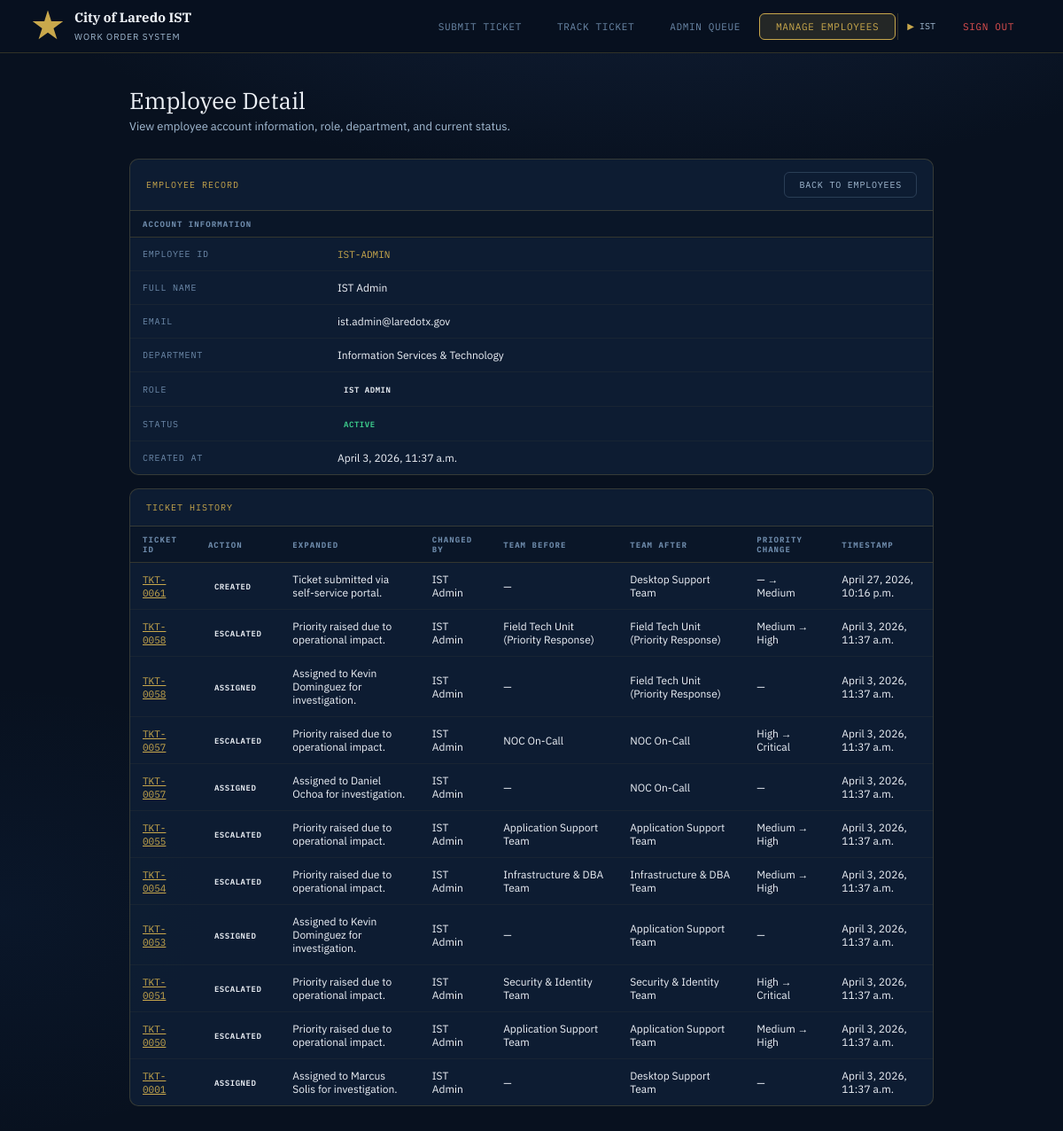
/manage_employees/134/ (signed in), run on the app's committed database.
### tickets/models.py (models this page shows, shortened)
class Employee(models.Model):
    employee_id = models.CharField("Employee ID", max_length=30, unique=True)
    first_name  = models.CharField("First Name",  max_length=60)
    last_name   = models.CharField("Last Name",   max_length=60)
    email       = models.EmailField("Email",       unique=True)
    department  = models.CharField("Department",   max_length=80,
                                   choices=DEPARTMENT_CHOICES)
    role        = models.CharField("Role", max_length=10,
                                   choices=EmployeeRole.choices,
                                   default=EmployeeRole.DEPT)
    password    = models.CharField("Password Hash", max_length=256)
    is_active   = models.BooleanField("Active", default=True)
    created_at  = models.DateTimeField(auto_now_add=True)
    class Meta:
        ordering    = ["last_name", "first_name"]
        verbose_name = "Employee"
        verbose_name_plural = "Employees"
    @property
    def full_name(self) -> str:
        return f"{self.first_name} {self.last_name}"

class TicketHistory(models.Model):
    ticket      = models.ForeignKey(
        Ticket, on_delete=models.CASCADE, related_name="history"
    )
    action      = models.CharField(
        max_length=20, choices=HistoryAction.choices
    )
    note        = models.TextField("Note", blank=True)
    changed_by  = models.CharField("Changed By", max_length=120, blank=True)
    priority_before = models.IntegerField(null=True, blank=True)
    priority_after  = models.IntegerField(null=True, blank=True)
    team_before = models.CharField(max_length=100, blank=True)
    team_after  = models.CharField(max_length=100, blank=True)
    timestamp   = models.DateTimeField(auto_now_add=True)
    class Meta:
        ordering = ["timestamp"]
        verbose_name = "Ticket History Entry"
        verbose_name_plural = "Ticket History"
    @property
    def priority_before_label(self):
        return PRIORITY_LABELS.get(self.priority_before, "") if self.priority_before else ""
    @property
    def priority_after_label(self):
        return PRIORITY_LABELS.get(self.priority_after, "") if self.priority_after else ""

class Ticket(models.Model):
    ticket_id   = models.CharField(max_length=20, unique=True, editable=False)
    submitter   = models.ForeignKey(
        Employee, null=True, blank=True,
        on_delete=models.SET_NULL,
        related_name="tickets",
        verbose_name="Submitted By",
    )
    name        = models.CharField("Full Name",    max_length=120)
    employee_id = models.CharField("Employee ID",  max_length=30)
    department  = models.CharField("Department",   max_length=80,
                                   choices=DEPARTMENT_CHOICES)
    email       = models.EmailField("Contact Email")
    category    = models.CharField("Category",    max_length=30,
                                   choices=CATEGORY_CHOICES)
    subtype     = models.CharField("Sub-Type",    max_length=30,
                                   choices=SUBTYPE_CHOICES, blank=True)
    issue_type  = models.CharField("Issue Type",  max_length=40,
                                   choices=ISSUE_TYPE_CHOICES, blank=True)
    title       = models.CharField("Brief Summary",      max_length=120)
    description = models.TextField("Detailed Description", blank=True)
    asset_tag   = models.CharField("Asset Tag",  max_length=40, blank=True)
    location    = models.CharField("Location",   max_length=80, blank=True)
    phone_ext   = models.CharField("Phone Ext",  max_length=10, blank=True)
    user_priority = models.IntegerField(
        "User-Selected Priority",
        choices=PRIORITY_CHOICES, default=4,
    )
    routing_tier               = models.CharField("Dept Tier",         max_length=30,  blank=True)
    routing_tier_label         = models.CharField("Tier Label",        max_length=60,  blank=True)
    routing_team               = models.CharField("Assigned Team",     max_length=100, blank=True)
    routing_sla                = models.CharField("SLA Target",        max_length=20,  blank=True)
    routing_effective_priority = models.IntegerField("Effective Priority", default=4)
    routing_was_modified       = models.BooleanField("Priority Auto-Adjusted", default=False)
    routing_reasons            = models.TextField("Routing Reasons (JSON)", blank=True)
    routing_escalation_path    = models.TextField("Escalation Path (JSON)",  blank=True)
    status       = models.CharField(max_length=20, choices=TicketStatus.choices,
                                    default=TicketStatus.OPEN)
    submitted_at = models.DateTimeField(auto_now_add=True)
    updated_at   = models.DateTimeField(auto_now=True)
    class Meta:
        ordering = ["-submitted_at"]
        verbose_name = "Ticket"
        verbose_name_plural = "Tickets"

### tickets/views.py (the view)
# urls.py: path("manage_employees/<int:employee_id>/", views.employee_detail, name="employee_detail"),
@ist_required
def employee_detail(request, employee_id):
    employee = get_object_or_404(Employee, id=employee_id)
    history_records = TicketHistory.objects.filter(changed_by=employee.full_name).order_by("-timestamp")
    context = {
        "employee": employee,
        "history_records": history_records,
    }
    return render(request, "tickets/employee_detail.html", context)

### tickets/views.py (called while the page is built)
def ist_required(view_fn):
    @wraps(view_fn)
    def wrapper(request, *args, **kwargs):
        if not request.session.get("employee_pk"):
            return redirect("employee_login")
        role = request.session.get("employee_role", "dept")
        if role not in ("ist", "admin"):
            return redirect("submit_ticket")
        return view_fn(request, *args, **kwargs)
    return wrapper

### tickets/templates/tickets/employee_detail.html (shortened to what this page needs)
{% extends "tickets/base.html" %}
{% block nav_manage %}active{% endblock %}
{% block content %}
<div class="ph">
  <h1>Employee Detail</h1>
  <p>View employee account information, role, department, and current status.</p>
</div>
<div class="table-card"style="margin-bottom:15px">
  <div class="ttb">
    <span class="ttb-title">Employee Record</span>
    <div style="display:flex;gap:6px">
      <a href="{% url 'manage_employees' %}" class="btn btn-ghost btn-sm">
        Back to Employees
      </a>
    </div>
  </div>
  <table>
    <thead>
      <tr>
        <th colspan="2">Account Information</th>
      </tr>
    </thead>
    <tbody>
      <tr>
        <td style="width:220px;font-family:'IBM Plex Mono',monospace;font-size:10px;color:var(--steel);text-transform:uppercase;letter-spacing:.08em;">
          Employee ID
        </td>
        <td><span class="tid">{{ employee.employee_id }}</span></td>
      </tr>
      <tr>
        <td style="font-family:'IBM Plex Mono',monospace;font-size:10px;color:var(--steel);text-transform:uppercase;letter-spacing:.08em;">
          Full Name
        </td>
        <td>{{ employee.full_name }}</td>
      </tr>
      <tr>
        <td style="font-family:'IBM Plex Mono',monospace;font-size:10px;color:var(--steel);text-transform:uppercase;letter-spacing:.08em;">
          Email
        </td>
        <td>{{ employee.email }}</td>
      </tr>
      <tr>
        <td style="font-family:'IBM Plex Mono',monospace;font-size:10px;color:var(--steel);text-transform:uppercase;letter-spacing:.08em;">
          Department
        </td>
        <td>{{ employee.department }}</td>
      </tr>
      <tr>
        <td style="font-family:'IBM Plex Mono',monospace;font-size:10px;color:var(--steel);text-transform:uppercase;letter-spacing:.08em;">
          Role
        </td>
        <td>
          <span class="badge">
            {{ employee.get_role_display }}
          </span>
        </td>
      </tr>
      <tr>
        <td style="font-family:'IBM Plex Mono',monospace;font-size:10px;color:var(--steel);text-transform:uppercase;letter-spacing:.08em;">
          Status
        </td>
        <td>
          {% if employee.is_active %}
            <span class="badge" style="color:var(--green-2);border-color:rgba(62,207,142,.3);">
              Active
            </span>
          {% else %}
            <span class="badge" style="color:var(--red-2);border-color:rgba(224,80,80,.3);">
              Inactive
            </span>
          {% endif %}
        </td>
      </tr>
      <tr>
        <td style="font-family:'IBM Plex Mono',monospace;font-size:10px;color:var(--steel);text-transform:uppercase;letter-spacing:.08em;">
          Created At
        </td>
        <td>{{ employee.created_at }}</td>
      </tr>
    </tbody>
  </table>
</div>
<div class="table-card">
  <div class="ttb">
    <span class="ttb-title">Ticket History</span>
    </div>
    <table>
      <thead>
        <tr>
          <th>Ticket ID</th>
          <th>Action</th>
          <th>Expanded</th>
          <th>Changed By</th>
          <th>Team Before</th>
          <th>Team After</th>
          <th>Priority Change</th>
          <th>Timestamp</th>
        </tr>
      </thead>
      <tbody>
        {% for record in history_records %}
        <tr>
          <td>
            <a href="{% url 'ticket_detail' record.ticket.ticket_id %}" class="tid">
              {{ record.ticket.ticket_id }}
          </td>
          <td>
            <span class="badge">{{ record.action }}</span>
          </td>
          <td style="max-width:260px;">
            {% if record.note %}
              {{ record.note }}
            {% else %}
              —
            {% endif %}
          </td>
          <td>{{ record.changed_by|default:"—" }}</td>
          <td>{{ record.team_before|default:"—" }}</td>
          <td>{{ record.team_after|default:"—" }}</td>
          <td>
            {% if record.priority_before or record.priority_after %}
              {{ record.priority_before_label|default:"—" }} → {{ record.priority_after_label|default:"—" }}
            {% else %}
              —
            {% endif %}
          </td>
          <td>{{ record.timestamp }}</td>
        </tr>
        {% empty %}
        <tr>
          <td colspan="8" style="text-align:center;padding:24px;color:var(--steel)">
            No ticket history found for this employee.
          </td>
        </tr>
        {% endfor %}
      </tbody>
    </table>
  </div>
</div>
{% endblock %}

### tickets/templates/tickets/base.html (shortened to what this page needs)
<!DOCTYPE html>
<html lang="en">
<head>
</head>
<body>
<nav>
  <a class="brand" href="{% url 'submit_ticket' %}">
    <div class="brand-icon"></div>
    <div class="brand-text">
      <strong>City of Laredo IST</strong>
      <span>Work Order System</span>
    </div>
  </a>
  <div class="nav-links">
    <a class="nav-link {% block nav_submit %}{% endblock %}" href="{% url 'submit_ticket' %}">Submit Ticket</a>
    <a class="nav-link {% block nav_lookup %}{% endblock %}" href="{% url 'ticket_lookup' %}">Track Ticket</a>
    {% if request.session.employee_role == "ist" or request.session.employee_role == "admin" %}
    <a class="nav-link {% block nav_admin %}{% endblock %}" href="{% url 'admin_queue' %}">Admin Queue</a>
    <a class="nav-link {% block nav_manage %}{% endblock %}" href="{% url 'manage_employees' %}">Manage Employees</a>
    {% endif %}
    {% if request.session.employee_name %}
      <span style="font-family:'IBM Plex Mono',monospace;font-size:10px;color:var(--steel-2);padding:0 10px;display:flex;align-items:center;gap:6px;border-left:1px solid var(--border)">
        <span style="color:var(--gold)">&#9654;</span>
        {{ request.session.employee_name }}
      </span>
      <a class="nav-link" href="{% url 'employee_logout' %}" style="color:var(--red-2)">Sign Out</a>
    {% else %}
      <a class="nav-link" href="{% url 'employee_login' %}" style="border-color:rgba(201,168,76,.3)">Sign In</a>
    {% endif %}
  </div>
</nav>
<div class="page">
  {% block content %}{% endblock %}
</body>
</html>

### tickets/templates/tickets/base.html (style rules this page uses)
:root { --navy:#08111f; --navy-2:#0f1e35; --navy-3:#162845; --navy-4:#1e3358; --gold:#c9a84c; --gold-2:#e2c060; --gold-dim:rgba(201,168,76,.15); --gold-border:rgba(201,168,76,.28); --steel:#6d8aaa; --steel-2:#a4bcd4; --white:#eef2f8; --red:#b83232; --red-2:#e05050; --amber:#c47b14; --amber-2:#f0a030; --blue:#2a6fd4; --blue-2:#70a8f0; --green:#1a7050; --green-2:#3ecf8e; --purple:#6040b0; --purple-2:#a080e0; --border:rgba(201,168,76,.22); --card:rgba(15,30,53,.9); --r:6px; --rl:10px; }
* { box-sizing:border-box;margin:0;padding:0; }
html { scroll-behavior:smooth; }
body { font-family:'IBM Plex Sans',sans-serif;background:var(--navy);color:var(--white);min-height:100vh; background-image:radial-gradient(ellipse 120% 60% at 60% -20%,rgba(30,51,88,.7) 0%,transparent 60%), radial-gradient(ellipse 60% 40% at 0% 80%,rgba(42,111,212,.06) 0%,transparent 50%); }
nav { display:flex;align-items:center;justify-content:space-between;padding:0 36px;height:60px; background:rgba(8,17,31,.97);border-bottom:1px solid var(--border);position:sticky;top:0;z-index:200;backdrop-filter:blur(12px); }
.brand { display:flex;align-items:center;gap:12px;text-decoration:none; }
.brand-icon { width:36px;height:36px;background:var(--gold);flex-shrink:0; clip-path:polygon(50% 0%,61% 35%,98% 35%,68% 57%,79% 91%,50% 70%,21% 91%,32% 57%,2% 35%,39% 35%); }
.brand-text strong { display:block;font-family:'IBM Plex Serif',serif;font-size:15px;color:var(--white); }
.brand-text span { font-size:10px;color:var(--steel-2);letter-spacing:.1em;text-transform:uppercase; }
.nav-links { display:flex;gap:2px; }
.nav-link { padding:7px 18px;border:1px solid transparent;background:none;color:var(--steel); font-family:'IBM Plex Mono',monospace;font-size:11px;letter-spacing:.06em;text-transform:uppercase; cursor:pointer;border-radius:var(--r);transition:all .18s;text-decoration:none;display:inline-flex;align-items:center;gap:6px; }
.nav-link.active { color:var(--gold);background:var(--gold-dim);border-color:var(--gold); }
.page { padding:36px;max-width:980px;margin:0 auto;animation:fadeUp .25s ease; }
.ph { margin-bottom:28px; }
.ph h1 { font-family:'IBM Plex Serif',serif;font-size:26px;font-weight:400;margin-bottom:4px; }
.ph p { color:var(--steel-2);font-size:13px; }
.btn { padding:10px 24px;border-radius:var(--r);font-family:'IBM Plex Mono',monospace;font-size:11px; letter-spacing:.08em;text-transform:uppercase;cursor:pointer;border:none;transition:all .18s;text-decoration:none;display:inline-block; }
.btn-ghost { background:none;border:1px solid rgba(109,138,170,.3);color:var(--steel-2); }
.btn-sm { padding:7px 16px;font-size:10px; }
.badge { display:inline-block;padding:2px 7px;border-radius:3px;font-family:'IBM Plex Mono',monospace; font-size:9px;font-weight:600;letter-spacing:.06em;text-transform:uppercase; }
.table-card { background:var(--card);border:1px solid var(--border);border-radius:var(--rl);overflow:hidden; }
.ttb { display:flex;align-items:center;justify-content:space-between;padding:14px 18px;border-bottom:1px solid var(--border); }
.ttb-title { font-family:'IBM Plex Mono',monospace;font-size:10px;letter-spacing:.1em;text-transform:uppercase;color:var(--gold); }
table { width:100%;border-collapse:collapse; }
thead th { text-align:left;padding:9px 14px;font-family:'IBM Plex Mono',monospace;font-size:9px; letter-spacing:.12em;text-transform:uppercase;color:var(--steel); background:rgba(8,17,31,.5);border-bottom:1px solid var(--border); }
tbody tr { border-bottom:1px solid rgba(201,168,76,.06);transition:background .14s; }
tbody tr:last-child { border-bottom:none; }
tbody td { padding:11px 14px;font-size:12px;vertical-align:middle; }
.tid { font-family:'IBM Plex Mono',monospace;font-size:11px;color:var(--gold); }

### data on the page
Employee: session.employee_name "IST", employee_id "IST-ADMIN", full_name "IST Admin", email "ist.admin@laredotx.gov", department "Information Services & Technology", role "IST ADMIN", created_at "April 3, 2026, 11:37 a.m."
TicketHistory: ticket.ticket_id "TKT-0061", action "CREATED", note "Ticket submitted via self-service portal.", changed_by "IST Admin", team_before "—", team_after "Desktop Support Team", priority_before_label "—", priority_after_label "Medium", timestamp "April 27, 2026, 10:16 p.m."
TicketHistory: ticket.ticket_id "TKT-0058", action "ESCALATED", note "Priority raised due to operational impact.", changed_by "IST Admin", team_before "Field Tech Unit (Priority Response)", team_after "Field Tech Unit (Priority Response)", priority_before_label "Medium", priority_after_label "High", timestamp "April 3, 2026, 11:37 a.m."
TicketHistory: ticket.ticket_id "TKT-0058", action "ASSIGNED", note "Assigned to Kevin Dominguez for investigation.", changed_by "IST Admin", team_before "—", team_after "Field Tech Unit (Priority Response)", timestamp "April 3, 2026, 11:37 a.m."
TicketHistory: ticket.ticket_id "TKT-0057", action "ESCALATED", note "Priority raised due to operational impact.", changed_by "IST Admin", team_before "NOC On-Call", team_after "NOC On-Call", priority_before_label "High", priority_after_label "Critical", timestamp "April 3, 2026, 11:37 a.m."
TicketHistory: ticket.ticket_id "TKT-0057", action "ASSIGNED", note "Assigned to Daniel Ochoa for investigation.", changed_by "IST Admin", team_before "—", team_after "NOC On-Call", timestamp "April 3, 2026, 11:37 a.m."
TicketHistory: ticket.ticket_id "TKT-0055", action "ESCALATED", note "Priority raised due to operational impact.", changed_by "IST Admin", team_before "Application Support Team", team_after "Application Support Team", priority_before_label "Medium", priority_after_label "High", timestamp "April 3, 2026, 11:37 a.m."
TicketHistory: ticket.ticket_id "TKT-0054", action "ESCALATED", note "Priority raised due to operational impact.", changed_by "IST Admin", team_before "Infrastructure & DBA Team", team_after "Infrastructure & DBA Team", priority_before_label "Medium", priority_after_label "High", timestamp "April 3, 2026, 11:37 a.m."
TicketHistory: ticket.ticket_id "TKT-0053", action "ASSIGNED", note "Assigned to Kevin Dominguez for investigation.", changed_by "IST Admin", team_before "—", team_after "Application Support Team", timestamp "April 3, 2026, 11:37 a.m."
TicketHistory: ticket.ticket_id "TKT-0051", action "ESCALATED", note "Priority raised due to operational impact.", changed_by "IST Admin", team_before "Security & Identity Team", team_after "Security & Identity Team", priority_before_label "High", priority_after_label "Critical", timestamp "April 3, 2026, 11:37 a.m."
TicketHistory: ticket.ticket_id "TKT-0050", action "ESCALATED", note "Priority raised due to operational impact.", changed_by "IST Admin", team_before "Application Support Team", team_after "Application Support Team", priority_before_label "Medium", priority_after_label "High", timestamp "April 3, 2026, 11:37 a.m."
TicketHistory: ticket.ticket_id "TKT-0001", action "ASSIGNED", note "Assigned to Marcus Solis for investigation.", changed_by "IST Admin", team_before "—", team_after "Desktop Support Team", timestamp "April 3, 2026, 11:37 a.m."
